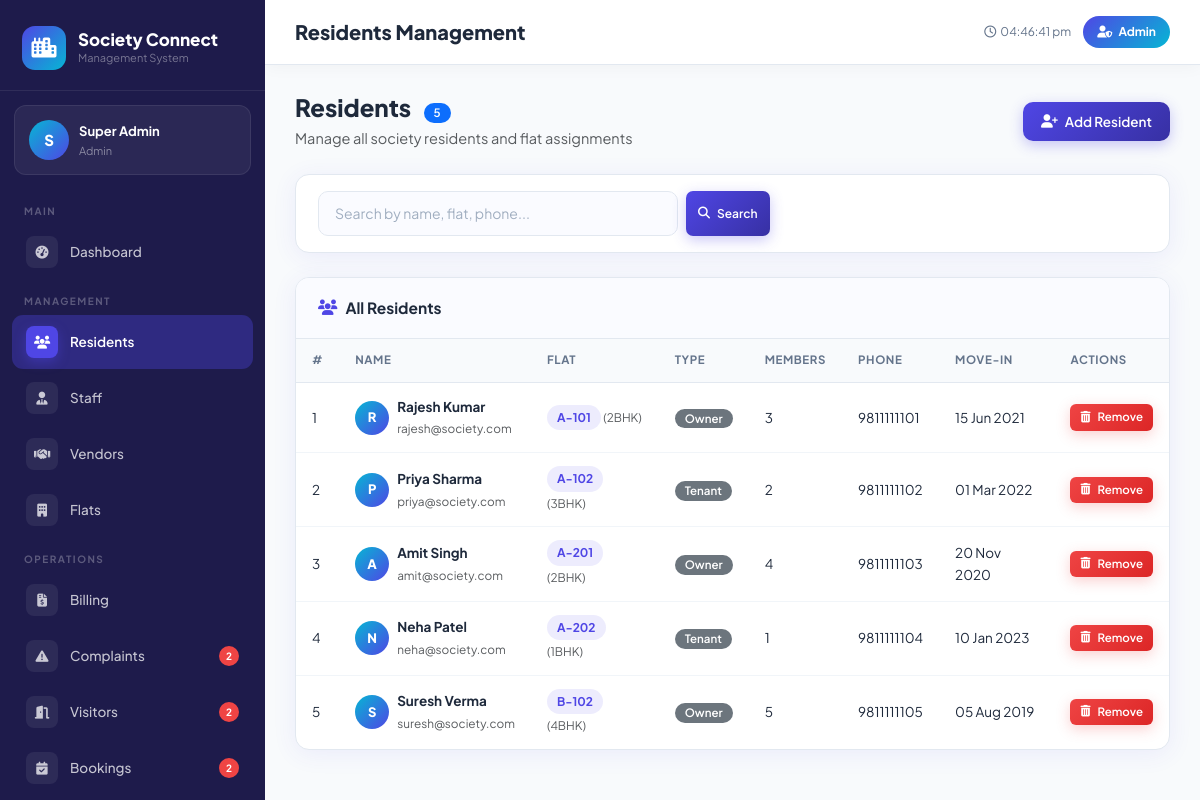
Page /admin/residents.php (signed in) on the committed database.
### tables this page shows
CREATE TABLE `residents` (
  `id`            INT          UNSIGNED AUTO_INCREMENT PRIMARY KEY,
  `user_id`       INT          UNSIGNED NOT NULL,
  `flat_id`       INT          UNSIGNED NOT NULL,
  `resident_type` ENUM('owner','tenant') DEFAULT 'owner',
  `members_count` TINYINT      DEFAULT 1,
  `vehicles`      VARCHAR(200) DEFAULT NULL,
  `move_in_date`  DATE         DEFAULT NULL,
  `emergency_contact` VARCHAR(20) DEFAULT NULL,
  `created_at`    TIMESTAMP    DEFAULT CURRENT_TIMESTAMP,
  FOREIGN KEY (`user_id`) REFERENCES `users`(`id`) ON DELETE CASCADE,
  FOREIGN KEY (`flat_id`) REFERENCES `flats`(`id`) ON DELETE CASCADE
);

CREATE TABLE `users` (
  `id`          INT          UNSIGNED AUTO_INCREMENT PRIMARY KEY,
  `name`        VARCHAR(100) NOT NULL,
  `email`       VARCHAR(150) NOT NULL UNIQUE,
  `password`    VARCHAR(255) NOT NULL,
  `role`        ENUM('admin','resident','staff') NOT NULL DEFAULT 'resident',
  `phone`       VARCHAR(20)  DEFAULT NULL,
  `avatar`      VARCHAR(255) DEFAULT NULL,
  `status`      ENUM('active','inactive') DEFAULT 'active',
  `last_login`  DATETIME     DEFAULT NULL,
  `created_at`  TIMESTAMP    DEFAULT CURRENT_TIMESTAMP,
  `updated_at`  TIMESTAMP    DEFAULT CURRENT_TIMESTAMP ON UPDATE CURRENT_TIMESTAMP
);

CREATE TABLE `flats` (
  `id`          INT          UNSIGNED AUTO_INCREMENT PRIMARY KEY,
  `flat_no`     VARCHAR(20)  NOT NULL,
  `block`       VARCHAR(10)  NOT NULL,
  `floor`       TINYINT      NOT NULL DEFAULT 0,
  `type`        ENUM('1BHK','2BHK','3BHK','4BHK','Penthouse') DEFAULT '2BHK',
  `area_sqft`   INT          DEFAULT 0,
  `status`      ENUM('occupied','vacant','under_maintenance') DEFAULT 'vacant',
  `created_at`  TIMESTAMP    DEFAULT CURRENT_TIMESTAMP
);

### admin/residents.php (the view, shortened to what this page needs)
<?php
require_once '../config/db.php';
$db = getDB();
$search = trim($_GET['search'] ?? '');
$sql = "SELECT r.*, u.name, u.email, u.phone, f.flat_no, f.block, f.type as flat_type
        FROM residents r
        JOIN users u ON r.user_id = u.id
        JOIN flats f ON r.flat_id = f.id";
$sql .= " ORDER BY f.flat_no";
$stmt = $db->prepare($sql);
$stmt->execute($search ? ["%$search%","%$search%","%$search%"] : []);
$residents = $stmt->fetchAll();
require_once '../includes/header.php';
?>
<div class="d-flex align-items-center justify-content-between mb-4">
    <div>
        <h4 class="fw-800 mb-1">Residents <span class="badge bg-primary ms-2"><?= count($residents) ?></span></h4>
        <p class="text-muted mb-0">Manage all society residents and flat assignments</p>
    </div>
    <button class="btn-sc primary" data-bs-toggle="modal" data-bs-target="#addResidentModal">
        <i class="fa-solid fa-user-plus"></i> Add Resident
    </button>
</div>
<div class="sc-card mb-4">
    <div class="sc-card-body py-3">
        <form method="GET" class="d-flex gap-2">
            <input type="text" name="search" class="form-control" placeholder="Search by name, flat, phone..."
                   value="<?= e($search) ?>" style="max-width:360px;">
            <button type="submit" class="btn-sc primary sm"><i class="fa-solid fa-magnifying-glass"></i> Search</button>
        </form>
    </div>
</div>
<div class="sc-card">
    <div class="sc-card-header">
        <div class="sc-card-title"><i class="fa-solid fa-users"></i> All Residents</div>
    </div>
    <div class="table-responsive">
        <?php if (empty($residents)): ?>
        <div class="empty-state">
            <div class="empty-icon"><i class="fa-solid fa-users"></i></div>
            <h5>No Residents Found</h5>
            <p><?= $search ? 'Try a different search.' : 'Add your first resident to get started.' ?></p>
        </div>
        <?php else: ?>
        <table class="table-sc">
            <thead>
                <tr>
                    <th>#</th><th>Name</th><th>Flat</th><th>Type</th>
                    <th>Members</th><th>Phone</th><th>Move-In</th><th>Actions</th>
                </tr>
            </thead>
            <tbody>
            <?php foreach ($residents as $i => $r): ?>
            <tr>
                <td><?= $i+1 ?></td>
                <td>
                    <div class="d-flex align-items-center gap-2">
                        <div class="user-avatar-sm" style="width:34px;height:34px;font-size:13px;">
                            <?= strtoupper(substr($r['name'],0,1)) ?>
                        </div>
                        <div>
                            <div class="fw-700"><?= e($r['name']) ?></div>
                            <small class="text-muted"><?= e($r['email']) ?></small>
                        </div>
                    </div>
                </td>
                <td><span class="flat-pill"><?= e($r['flat_no']) ?></span> <small class="text-muted">(<?= e($r['flat_type']) ?>)</small></td>
                <td><?= statusBadge($r['resident_type']) ?></td>
                <td><?= $r['members_count'] ?></td>
                <td><?= e($r['phone'] ?: '—') ?></td>
                <td><?= $r['move_in_date'] ? date('d M Y', strtotime($r['move_in_date'])) : '—' ?></td>
                <td>
                    <a href="?delete=<?= $r['id'] ?>" class="btn-sc danger xs"
                       data-confirm="Remove this resident? Their flat will be marked as vacant.">
                       <i class="fa-solid fa-trash-can"></i> Remove
                    </a>
                </td>
            </tr>
            <?php endforeach; ?>
            </tbody>
        </table>
        <?php endif; ?>
    </div>
</div>
<?php require_once '../includes/footer.php'; ?>

### config/db.php (shortened to what this page needs)
<?php
function e(mixed $val): string {
    return htmlspecialchars((string)$val, ENT_QUOTES, 'UTF-8');
}
function statusBadge(string $status, string $type = 'general'): string {
    $map = [
        'paid'        => 'success',
        'pending'     => 'warning',
        'overdue'     => 'danger',
        'waived'      => 'secondary',
        'open'        => 'danger',
        'assigned'    => 'warning',
        'in_progress' => 'info',
        'resolved'    => 'success',
        'closed'      => 'secondary',
        'approved'    => 'success',
        'rejected'    => 'danger',
        'cancelled'   => 'secondary',
        'completed'   => 'primary',
        'inside'      => 'success',
        'exited'      => 'secondary',
        'pre_approved'=> 'info',
        'active'      => 'success',
        'inactive'    => 'secondary',
        'available'   => 'success',
        'maintenance' => 'warning',
        'closed'      => 'danger',
        'occupied'    => 'primary',
        'vacant'      => 'success',
        'under_maintenance' => 'warning',
        'low'         => 'secondary',
        'medium'      => 'info',
        'high'        => 'warning',
        'critical'    => 'danger',
    ];
    $cls   = $map[$status] ?? 'secondary';
    $label = ucfirst(str_replace('_', ' ', $status));
    return "<span class=\"badge bg-{$cls}\">{$label}</span>";
}

### assets/css/style.css (style rules this page uses)
:root { --primary: #4F46E5; --primary-light: #818CF8; --primary-dark: #3730A3; --secondary: #06B6D4; --secondary-light:#67E8F9; --accent: #F59E0B; --success: #10B981; --danger: #EF4444; --warning: #F59E0B; --info: #06B6D4; --bg: #F8FAFC; --card-bg: #FFFFFF; --sidebar-bg: #1E1B4B; --sidebar-text: rgba(255,255,255,0.75); --sidebar-active: rgba(255,255,255,0.15); --border: #E2E8F0; --text: #1E293B; --text-muted: #64748B; --shadow: 0 4px 24px rgba(79,70,229,0.08); --shadow-lg: 0 8px 40px rgba(79,70,229,0.15); --radius: 14px; --radius-sm: 8px; --radius-lg: 20px; --sidebar-w: 265px; --font: 'Plus Jakarta Sans', sans-serif; --font-alt: 'Space Grotesk', sans-serif; }
*, *::before, *::after { margin: 0; padding: 0; box-sizing: border-box; }
html { scroll-behavior: smooth; }
body { font-family: var(--font); background: var(--bg); color: var(--text); font-size: 14.5px; line-height: 1.6; -webkit-font-smoothing: antialiased; }
.form-control, .form-select { border: 1.5px solid var(--border); border-radius: 10px; padding: 11px 16px; font-size: 14px; font-family: var(--font); color: var(--text); background: #FAFBFF; transition: all 0.25s; }
.form-control::placeholder { color: #A0AEC0; }
.user-avatar-sm { width: 40px; height: 40px; background: linear-gradient(135deg, var(--secondary), var(--primary)); border-radius: 50%; display: flex; align-items: center; justify-content: center; font-weight: 800; font-size: 15px; color: white; flex-shrink: 0; }
.sc-card { background: white; border-radius: var(--radius); box-shadow: var(--shadow); border: 1px solid var(--border); overflow: hidden; margin-bottom: 24px; }
.sc-card-header { padding: 18px 22px; border-bottom: 1px solid var(--border); display: flex; align-items: center; justify-content: space-between; background: #FAFBFF; }
.sc-card-title { font-size: 15.5px; font-weight: 700; color: var(--text); display: flex; align-items: center; gap: 8px; }
.sc-card-title i { color: var(--primary); }
.sc-card-body { padding: 22px; }
.table-sc { width: 100%; border-collapse: collapse; font-size: 13.5px; }
.table-sc thead th { background: #F8FAFC; padding: 12px 16px; text-align: left; font-size: 11.5px; font-weight: 700; color: var(--text-muted); text-transform: uppercase; letter-spacing: 0.6px; border-bottom: 1px solid var(--border); white-space: nowrap; }
.table-sc tbody td { padding: 13px 16px; border-bottom: 1px solid #F1F5F9; color: var(--text); vertical-align: middle; }
.table-sc tbody tr:last-child td { border-bottom: none; }
.btn-sc { display: inline-flex; align-items: center; gap: 7px; padding: 9px 18px; border-radius: 10px; font-size: 13.5px; font-weight: 600; border: none; cursor: pointer; text-decoration: none; transition: all 0.2s; white-space: nowrap; }
.btn-sc.primary { background: linear-gradient(135deg, var(--primary), var(--primary-dark)); color: white; box-shadow: 0 4px 14px rgba(79,70,229,0.3); }
.btn-sc.danger { background: linear-gradient(135deg, var(--danger), #DC2626); color: white; box-shadow: 0 4px 14px rgba(239,68,68,0.25); }
.btn-sc.sm { padding: 6px 12px; font-size: 12px; border-radius: 7px; }
.btn-sc.xs { padding: 4px 10px; font-size: 11.5px; border-radius: 6px; }
.badge { font-size: 11.5px; font-weight: 600; padding: 4px 10px; border-radius: 20px; }
.fw-700 { font-weight: 700 !important; }
.fw-800 { font-weight: 800 !important; }
.flat-pill { display: inline-flex; align-items: center; background: rgba(79,70,229,0.1); color: var(--primary); font-weight: 700; font-size: 12px; padding: 3px 10px; border-radius: 20px; }

### rows in the picture
residents: user.name "R", user.name "Rajesh Kumar", user.email "rajesh@society.com", flat.flat_no "A-101", flat.type "2BHK", resident_type "Owner", members_count "3", user.phone "9811111101", move_in_date "15 Jun 2021"
residents: user.name "P", user.name "Priya Sharma", user.email "priya@society.com", flat.flat_no "A-102", flat.type "3BHK", resident_type "Tenant", members_count "2", user.phone "9811111102", move_in_date "01 Mar 2022"
residents: user.name "A", user.name "Amit Singh", user.email "amit@society.com", flat.flat_no "A-201", flat.type "2BHK", resident_type "Owner", members_count "4", user.phone "9811111103", move_in_date "20 Nov 2020"
residents: user.name "N", user.name "Neha Patel", user.email "neha@society.com", flat.flat_no "A-202", flat.type "1BHK", resident_type "Tenant", members_count "1", user.phone "9811111104", move_in_date "10 Jan 2023"
residents: user.name "S", user.name "Suresh Verma", user.email "suresh@society.com", flat.flat_no "B-102", flat.type "4BHK", resident_type "Owner", members_count "5", user.phone "9811111105", move_in_date "05 Aug 2019"

### other values in the picture
$userInitial "S"
$userName "Super Admin"
$userRole "Admin"
$section "MAIN"
$item['label'] "Dashboard"
$section "MANAGEMENT"
$item['label'] "Residents"
$item['label'] "Staff"
$item['label'] "Vendors"
$item['label'] "Flats"
$section "OPERATIONS"
$item['label'] "Billing"
$item['label'] "Complaints"
$item['badge'] "2"
$item['label'] "Visitors"
